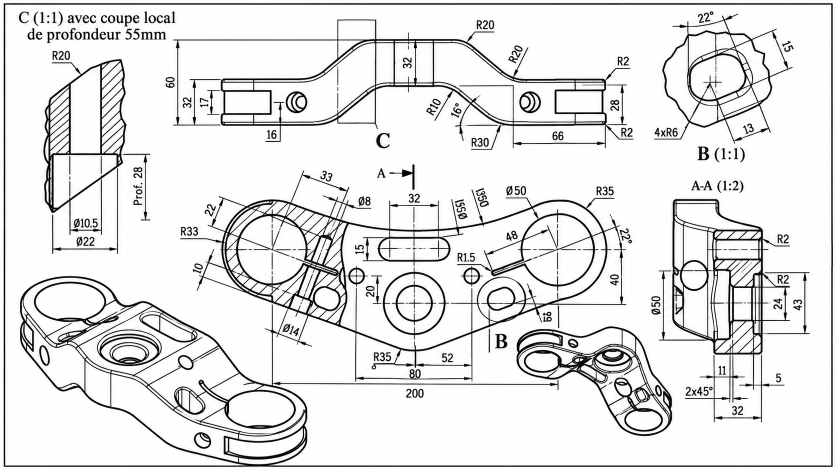
#> input picture inputs/image_11_triple_clamp.png, 1672 x 941 px (shown at 1/2 size)
$ python make_synthetic.py
#> lines starting #> are read from the running program, lines starting #| are printed output that depends on the picture
"""Make the synthetic multi-page benchmark sets (eval/files/*.pdf) from single-page drawings: python eval/make_synthetic.py

A page is stored at 150 DPI, so rendering it back at 150 DPI (app.ingest PDF_DPI_BENCH) gives the same pixels as the crop:
the view points in benchmark.json are in those pixels.
"""
from pathlib import Path

from PIL import Image

ROOT = Path(__file__).resolve().parents[1]
DPI = 150
SPLITS = {"m01_triple_clamp_2pages": ("inputs/image_11_triple_clamp.png", 1290), "m02_pipe_fitting_2pages": ("inputs/image_2.png", 840)}


def main() -> None:
    out_dir = ROOT / "eval" / "files"
    out_dir.mkdir(parents=True, exist_ok=True)
    for name, (src, cut) in SPLITS.items():
        im = Image.open(ROOT / src).convert("RGB")
#> im is the input picture: PIL image 1672x941 RGB; mean R, G, B 229.3, 229.4, 229.4
        pages = [im.crop((0, 0, cut, im.height)), im.crop((cut, 0, im.width, im.height))]
        pages[0].save(out_dir / f"{name}.pdf", save_all=True, append_images=pages[1:], resolution=DPI)
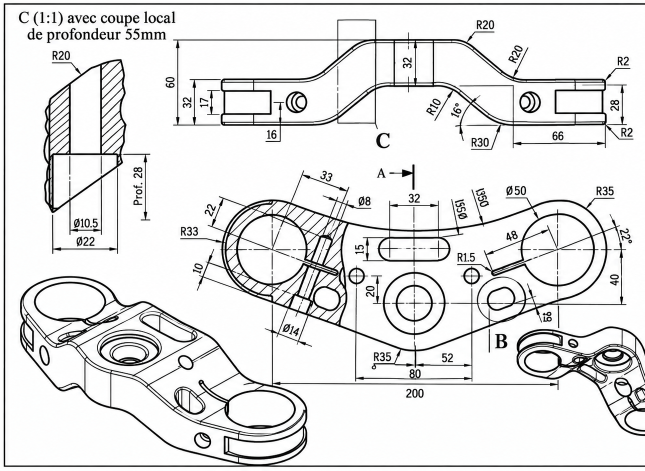
#> saved as m01_triple_clamp_2pages.pdf: PIL image 1290x941 RGB (shown at 1/2 size); mean R, G, B 228.9, 229, 229
        print("wrote", out_dir / f"{name}.pdf", [p.size for p in pages])
#| wrote eval/files/m01_triple_clamp_2pages.pdf [(1290, 941), (382, 941)]
#> pass 2 of the loop in main, `for name, (src, cut) in SPLITS.items():`:
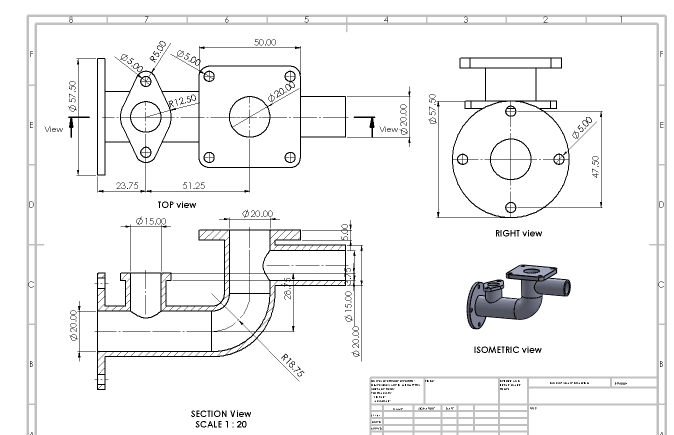
#> input picture inputs/image_2.png, 1347 x 869 px (shown at 1/2 size)
#> in main, im is the input picture: PIL image 1347x869 RGB; mean R, G, B 243, 243, 243.1
#> in main, `pages[0].save(out_dir / f"{name}.pdf", save_all=True, append_images=pa..`:
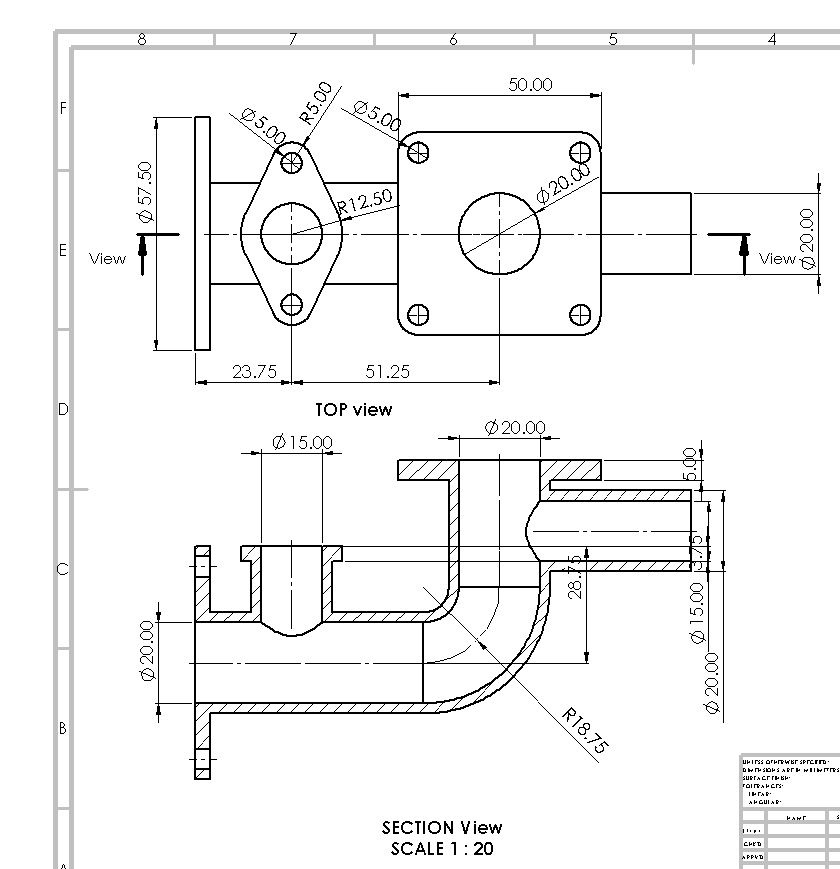
#> saved as m02_pipe_fitting_2pages.pdf: PIL image 840x869 RGB; mean R, G, B 244, 244, 244
#| wrote eval/files/m02_pipe_fitting_2pages.pdf [(840, 869), (507, 869)]


if __name__ == "__main__":
    main()
